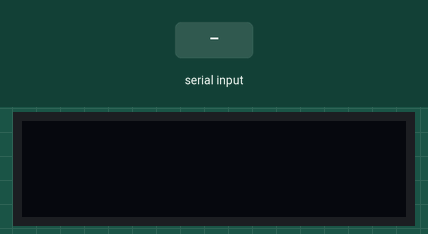
Simulated run of this sketch. Board: Arduino Uno, built with avr-gcc and run on an emulated ATmega328P. Parts: 128×32 one-colour display. The inputs (shaded band) are chosen by the test bench. What the sketch prints to the serial monitor is not drawn.

Above: at 1.2 s.
1.3 s: "1\n" received over Serial
At 2.5 s:
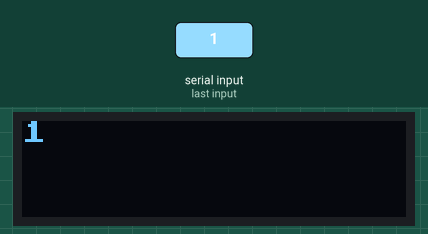
2.8 s: "0\n" received over Serial
At 3.9 s:
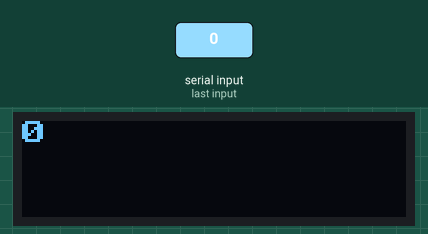
Timing chart, 0 to 5.8 s (numbered marks = the images above; inputs shaded):
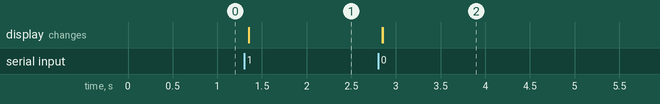

The sketch:

TutorialPySerial.ino
```cpp
// OLED Library includes
#include "U8x8lib.h" // include the fast graphics library
#include "Wire.h"    // include the I2C library

/*
 * Instantiate the display object “oled” and reset it using the
 * predefined argument “U8X8_PIN_NONE”
 * NOTE: if you have trouble with this constructor call, your OS
 * might require that you specify the I2C pins (22 and 23) as
 * arguments. If that is the case, you would change the call to this:
 * U8X8_SSD1306_128X32_UNIVISION_HW_I2C oled(U8X8_PIN_NONE, 22, 23);
 */
U8X8_SSD1306_128X32_UNIVISION_HW_I2C oled(U8X8_PIN_NONE);
// U8X8_SSD1306_128X32_UNIVISION_HW_I2C oled(U8X8_PIN_NONE, 22, 23);
// Clear the display no more than once per second
const int MAX_REFRESH = 1000;
unsigned long lastClear = 0;
void setupDisplay() {
    oled.begin(); // Initializes u8x8 object
    oled.setPowerSave(0); // Makes sure OLED doesn't go to sleep
    oled.setFont(u8x8_font_amstrad_cpc_extended_r); // Set the font
    oled.setCursor(0, 0); //Sets the cursor at the top left corner
}

/*
 * A function to write a message on the OLED display.
 * The “row” argument specifies which row to print on: [0,1,2,3].
 * The “erase” argument specifies if the display should be cleared.
 */
void writeDisplay(const char * message, int row, bool erase) {
    unsigned long now = millis();
    //if erase is true and it's been longer than MAX_REFRESH (1s)
    if(erase && (millis() - lastClear >= MAX_REFRESH)) {
        oled.clearDisplay();
        lastClear = now;
    }
    oled.setCursor(0, row);
    oled.print(message);
}

/*
 * A function to write a CSV message on multiple lines on the OLED.
 * The “commaCount” argument says how many commas are in the String.
 * NOTE: The OLED can only display 4 lines (a maximum of 3 commas).
 */
void writeDisplayCSV(String message, int commaCount) {
     int startIndex = 0;
     for(int i=0; i<=commaCount; i++) {
          // find the index of the comma and store it in startIndex
          int index = message.indexOf(',', startIndex);

          // take everything in the string up until the comma
          String subMessage = message.substring(startIndex, index);

          startIndex = index + 1; // skip over the comma

          // Write the substring onto the OLED!
          writeDisplay(subMessage.c_str(), i, false);
     }
}
```

Communication.ino
```cpp
/*
 * Initialize the communication protocol
 */
void setupCommunication() {
  Serial.begin(115200);
}

/*
 * Receive a message one character at a time, stopping at a newline ('\n')
 */
String receiveMessage() {
  String message = "";
  while (Serial.available() > 0) {
    delay(10); // Add a small delay to allow incoming serial data to be fully received and processed
    char c = Serial.read();
    if (c == '\n') {
      break;
    }
    message += c;
  }
  return message;
}

/*
 * Send a message over the communication protocol
 */
void sendMessage(String message) {
  Serial.println(message);
}
```

main.ino
```cpp
void setup() {
  setupCommunication();
  setupDisplay();
}

void loop() {
  String message = receiveMessage();
  if(message != "") {
    writeDisplay(message.c_str(), 0, true);
    sendMessage(message);
  }
}
```

Measured:
- after the input at 1.3 s, the display: changes after 0.05 s (image 1)
- after the input at 2.8 s, the display: first changes after 0.05 s (image 2 shows a later state)
